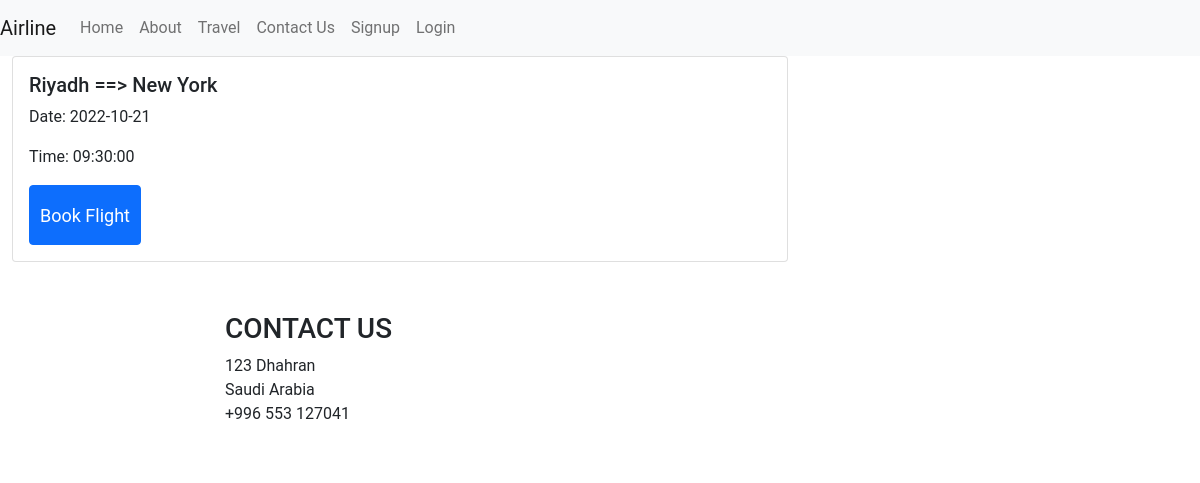
The page /php/search.php?Destination=Riyadh on the database its author committed.
### tables this page shows
CREATE TABLE `flight` (
  `Flight_NO` int(15) NOT NULL,
  `Date` date NOT NULL,
  `Time` char(10) NOT NULL,
  `Destination` varchar(10) NOT NULL,
  `Departure` varchar(10) NOT NULL,
  `Plane_NO` int(15) NOT NULL
);

### php/database.php (called while the page is built, shortened)
<?php
class Database{
    private $connection;
    public function __construct() {
        $host = "localhost";
        $user = "root";
        $password = "";
        $database = "airline";
        $this->connection = new mysqli($host, $user, $password, $database);
    }
    private function execQurey($sql_query, $query_type){
        if($query_type === "GET"){
            $query_result = mysqli_query($this->connection, $sql_query);
            if($query_result){
                return mysqli_fetch_all($query_result, MYSQLI_ASSOC);
            }
            else{
                return mysqli_error($this->connection);
            }
        }
    }
    public function getFlights($date, $destination, $departure){
        $conditions = array();
        if(!empty($destination)) { $conditions[] = "Destination = '$destination'"; }
        $where = implode(' AND ', $conditions);
        $sql = "SELECT Flight_NO, Destination, Departure, Date, Time FROM FLIGHT
                WHERE " . $where;
        return $this->execQurey($sql, "GET");
    }
}
?>

### php/search.php (the view, shortened to what this page needs)
<?php
require("database.php");
$db = new Database();
include_once("header.php");
if(isset($_GET)){
    $destination = $_GET["Destination"];
    $departure = $_GET["Departure"];
    $date = $_GET["Date"];
    $query_flights_result = $db->getFlights($date, $destination, $departure);
}
?>
    <div class="container-fluid !direction !spacing">
        <?php foreach($query_flights_result as $table_row): ?>
        <div class="row ${1| ,row-cols-2,row-cols-3, auto,justify-content-md-center,|}">
            <div class="col-8  ">
                <div class="card">
                    <div class="card-body">
                        <form name="flight-<?php echo($table_row["Flight_NO"]); ?>"action="booking/booking_page.php" method="Get">
                            <h5 class="card-title"><?php echo($table_row["Destination"]);?> ==> <?php echo($table_row["Departure"]);?></h5>
                            <p class="card-text">Date: <?php echo($table_row["Date"]);?>
                            </p>
                            <p class="card-text">Time: <?php echo($table_row["Time"]);?>
                            </p>
                            <input type="submit" value="Book Flight" class="btn btn-primary">
                        </form>
                    </div>
                </div>
            </div>
        </div>
        <?php endforeach; ?>
    </div>
<?php include_once("footer.php"); ?>

### style.css (style rules this page uses)
* { margin: 0; padding: 0; box-sizing: border-box; font-family: 'Roboto', sans-serif; }
body { background: url("images/background.jpeg"); background-position: center; background-size: cover; }
::placeholder { font-size: 18px; color: #ddd }
.btn.btn-primary { height: 60px; font-size: 18px; padding: 10px; }

### rows shown on the page
flight: Destination "Riyadh", Departure "New York", Date "2022-10-21", Time "09:30:00"
